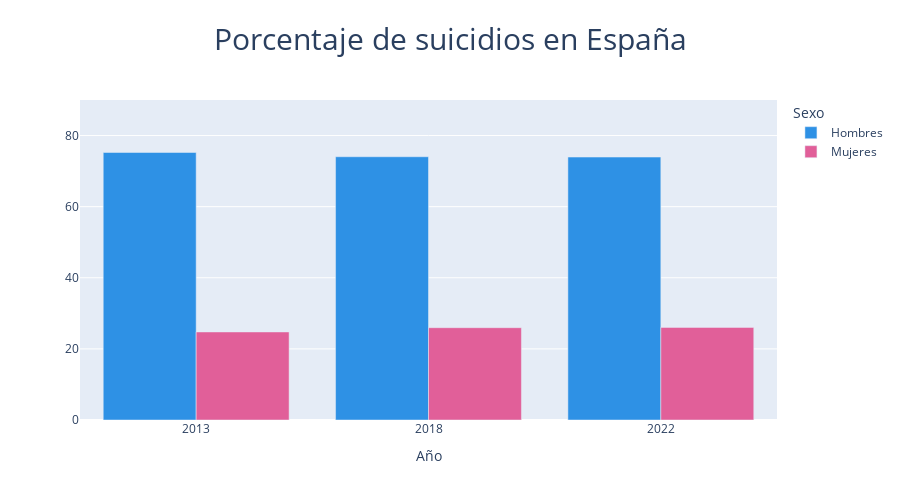

The notebook cell saved with this chart:
### Code cell
fig = px.bar(data_suicidios_sexo.melt(id_vars='Sexo', var_name='Año', value_name='Porcentaje'),
             x='Año', y='Porcentaje', color='Sexo',
             labels={'Porcentaje': ' ', 'Año': 'Año'},
             title='Porcentaje de suicidios en España',
             height=500,
             barmode='group', 
             color_discrete_sequence=px.colors.qualitative.Dark24)
fig.update_layout(title_text='Porcentaje de suicidios en España', title_x=0.5, title_font=dict(size=30))
fig.update_yaxes(range=[0, 90])
fig.update_layout(title_x=0.5)
fig.show()

### Figure 1 — Plotly figure (JSON) as saved in the notebook; plotly's stock layout.template omitted (floating-point values rounded to 4 significant figures)
{"data": [{"alignmentgroup": "True", "hovertemplate": "Sexo=Hombres<br>Año=%{x}<br> =%{y}<extra></extra>", "legendgroup": "Hombres", "marker": {"color": "#2E91E5", "pattern": {"shape": ""}}, "name": "Hombres", "offsetgroup": "Hombres", "orientation": "v", "showlegend": true, "textposition": "auto", "type": "bar", "x": ["2013", "2018", "2022"], "xaxis": "x", "y": [75.24, 74.04, 73.95], "yaxis": "y"}, {"alignmentgroup": "True", "hovertemplate": "Sexo=Mujeres<br>Año=%{x}<br> =%{y}<extra></extra>", "legendgroup": "Mujeres", "marker": {"color": "#E15F99", "pattern": {"shape": ""}}, "name": "Mujeres", "offsetgroup": "Mujeres", "orientation": "v", "showlegend": true, "textposition": "auto", "type": "bar", "x": ["2013", "2018", "2022"], "xaxis": "x", "y": [24.76, 25.96, 26.05], "yaxis": "y"}], "layout": {"barmode": "group", "height": 500, "legend": {"title": {"text": "Sexo"}, "tracegroupgap": 0}, "title": {"font": {"size": 30}, "text": "Porcentaje de suicidios en España", "x": 0.5}, "xaxis": {"anchor": "y", "domain": [0, 1], "title": {"text": "Año"}}, "yaxis": {"anchor": "x", "domain": [0, 1], "range": [0, 90], "title": {"text": " "}}}}
